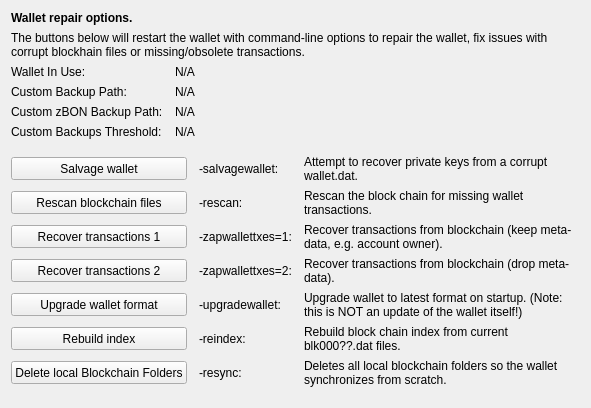
     <widget class="QWidget" name="tab_repair">
      <attribute name="title">
       <string>&amp;Wallet Repair</string>
      </attribute>
      <layout class="QGridLayout" name="gridLayout_4" columnstretch="0,0,0,0">
       <property name="horizontalSpacing">
        <number>12</number>
       </property>
       <item row="0" column="0" colspan="4">
        <widget class="QLabel" name="label_repair_header">
         <property name="font">
          <font>
           <weight>75</weight>
           <bold>true</bold>
          </font>
         </property>
         <property name="text">
          <string>Wallet repair options.</string>
         </property>
        </widget>
       </item>
       <item row="1" column="0" colspan="4">
        <widget class="QLabel" name="label_repair_helptext">
         <property name="font">
          <font>
           <weight>50</weight>
           <bold>false</bold>
          </font>
         </property>
         <property name="text">
          <string>The buttons below will restart the wallet with command-line options to repair the wallet, fix issues with corrupt blockhain files or missing/obsolete transactions.</string>
         </property>
         <property name="wordWrap">
          <bool>true</bool>
         </property>
        </widget>
       </item>
       <item row="2" column="0">
        <widget class="QLabel" name="wallet_path_label">
         <property name="text">
          <string>Wallet In Use:</string>
         </property>
        </widget>
       </item>
       <item row="2" column="1" colspan="3">
        <widget class="QLabel" name="wallet_path">
         <property name="cursor">
          <cursorShape>IBeamCursor</cursorShape>
         </property>
         <property name="text">
          <string>N/A</string>
         </property>
         <property name="textFormat">
          <enum>Qt::PlainText</enum>
         </property>
         <property name="textInteractionFlags">
          <set>Qt::LinksAccessibleByMouse|Qt::TextSelectableByKeyboard|Qt::TextSelectableByMouse</set>
         </property>
        </widget>
       </item>
       <item row="3" column="0">
        <widget class="QLabel" name="wallet_custombackuppath_label">
         <property name="text">
          <string>Custom Backup Path:</string>
         </property>
         <property name="visible">
          <bool>false</bool>
         </property>
        </widget>
       </item>
       <item row="3" column="1" colspan="3">
        <widget class="QLabel" name="wallet_custombackuppath">
         <property name="cursor">
          <cursorShape>IBeamCursor</cursorShape>
         </property>
         <property name="text">
          <string>N/A</string>
         </property>
         <property name="textFormat">
          <enum>Qt::PlainText</enum>
         </property>
         <property name="textInteractionFlags">
          <set>Qt::LinksAccessibleByMouse|Qt::TextSelectableByKeyboard|Qt::TextSelectableByMouse</set>
         </property>
         <property name="visible">
          <bool>false</bool>
         </property>
        </widget>
       </item>
       <item row="4" column="0">
        <widget class="QLabel" name="wallet_customzbonbackuppath_label">
         <property name="text">
          <string>Custom zBON Backup Path:</string>
         </property>
         <property name="visible">
          <bool>false</bool>
         </property>
        </widget>
       </item>
       <item row="4" column="1" colspan="3">
        <widget class="QLabel" name="wallet_customzbonbackuppath">
         <property name="cursor">
          <cursorShape>IBeamCursor</cursorShape>
         </property>
         <property name="text">
          <string>N/A</string>
         </property>
         <property name="textFormat">
          <enum>Qt::PlainText</enum>
         </property>
         <property name="textInteractionFlags">
          <set>Qt::LinksAccessibleByMouse|Qt::TextSelectableByKeyboard|Qt::TextSelectableByMouse</set>
         </property>
         <property name="visible">
          <bool>false</bool>
         </property>
        </widget>
       </item>
       <item row="5" column="0">
        <widget class="QLabel" name="wallet_custombackupthreshold_label">
         <property name="text">
          <string>Custom Backups Threshold:</string>
         </property>
         <property name="visible">
          <bool>false</bool>
         </property>
        </widget>
       </item>
       <item row="5" column="1" colspan="3">
        <widget class="QLabel" name="wallet_custombackupthreshold">
         <property name="cursor">
          <cursorShape>IBeamCursor</cursorShape>
         </property>
         <property name="text">
          <string>N/A</string>
         </property>
         <property name="textFormat">
          <enum>Qt::PlainText</enum>
         </property>
         <property name="textInteractionFlags">
          <set>Qt::LinksAccessibleByMouse|Qt::TextSelectableByKeyboard|Qt::TextSelectableByMouse</set>
         </property>
         <property name="visible">
          <bool>false</bool>
         </property>
        </widget>
       </item>
       <item row="6" column="0">
        <spacer name="verticalSpacer_repair1">
         <property name="orientation">
          <enum>Qt::Vertical</enum>
         </property>
         <property name="sizeHint" stdset="0">
          <size>
           <width>10</width>
           <height>10</height>
          </size>
         </property>
        </spacer>
       </item>
       <item row="7" column="0" colspan="2">
        <widget class="QPushButton" name="btn_salvagewallet">
         <property name="minimumSize">
          <size>
           <width>100</width>
           <height>23</height>
          </size>
         </property>
         <property name="text">
          <string>Salvage wallet</string>
         </property>
        </widget>
       </item>
       <item row="7" column="2">
        <widget class="QLabel" name="label_repair_salvage_command">
         <property name="text">
          <string notr="true">-salvagewallet:</string>
         </property>
        </widget>
       </item>
       <item row="7" column="3">
        <widget class="QLabel" name="label_repair_salvage">
         <property name="text">
          <string>Attempt to recover private keys from a corrupt wallet.dat.</string>
         </property>
         <property name="wordWrap">
          <bool>true</bool>
         </property>
        </widget>
       </item>
       <item row="8" column="0" colspan="2">
        <widget class="QPushButton" name="btn_rescan">
         <property name="minimumSize">
          <size>
           <width>100</width>
           <height>23</height>
          </size>
         </property>
         <property name="text">
          <string>Rescan blockchain files</string>
         </property>
        </widget>
       </item>
       <item row="8" column="2">
        <widget class="QLabel" name="label_repair_rescan_command">
         <property name="text">
          <string notr="true">-rescan:</string>
         </property>
        </widget>
       </item>
       <item row="8" column="3">
        <widget class="QLabel" name="label_repair_rescan">
         <property name="text">
          <string>Rescan the block chain for missing wallet transactions.</string>
         </property>
         <property name="wordWrap">
          <bool>true</bool>
         </property>
        </widget>
       </item>
       <item row="9" column="0" colspan="2">
        <widget class="QPushButton" name="btn_zapwallettxes1">
         <property name="minimumSize">
          <size>
           <width>100</width>
           <height>23</height>
          </size>
         </property>
         <property name="text">
          <string>Recover transactions 1</string>
         </property>
        </widget>
       </item>
       <item row="9" column="2">
        <widget class="QLabel" name="label_repair_zap1_command">
         <property name="text">
          <string notr="true">-zapwallettxes=1:</string>
         </property>
        </widget>
       </item>
       <item row="9" column="3">
        <widget class="QLabel" name="label_repair_zap1">
         <property name="text">
          <string>Recover transactions from blockchain (keep meta-data, e.g. account owner).</string>
         </property>
         <property name="wordWrap">
          <bool>true</bool>
         </property>
        </widget>
       </item>
       <item row="10" column="0" colspan="2">
        <widget class="QPushButton" name="btn_zapwallettxes2">
         <property name="minimumSize">
          <size>
           <width>100</width>
           <height>23</height>
          </size>
         </property>
         <property name="text">
          <string>Recover transactions 2</string>
         </property>
        </widget>
       </item>
       <item row="10" column="2">
        <widget class="QLabel" name="label_repair_zap2_command">
         <property name="text">
          <string notr="true">-zapwallettxes=2:</string>
         </property>
        </widget>
       </item>
       <item row="10" column="3">
        <widget class="QLabel" name="label_repair_zap2">
         <property name="text">
          <string>Recover transactions from blockchain (drop meta-data).</string>
         </property>
         <property name="wordWrap">
          <bool>true</bool>
         </property>
        </widget>
       </item>
       <item row="11" column="0" colspan="2">
        <widget class="QPushButton" name="btn_upgradewallet">
         <property name="minimumSize">
          <size>
           <width>100</width>
           <height>23</height>
          </size>
         </property>
         <property name="text">
          <string>Upgrade wallet format</string>
         </property>
        </widget>
       </item>
       <item row="11" column="2">
        <widget class="QLabel" name="label_repair_upgrade_command">
         <property name="text">
          <string notr="true">-upgradewallet:</string>
         </property>
        </widget>
       </item>
       <item row="11" column="3">
        <widget class="QLabel" name="label_repair_upgrade">
         <property name="text">
          <string>Upgrade wallet to latest format on startup. (Note: this is NOT an update of the wallet itself!)</string>
         </property>
         <property name="wordWrap">
          <bool>true</bool>
         </property>
        </widget>
       </item>
       <item row="12" column="0" colspan="2">
        <widget class="QPushButton" name="btn_reindex">
         <property name="minimumSize">
          <size>
           <width>100</width>
           <height>23</height>
          </size>
         </property>
         <property name="text">
          <string>Rebuild index</string>
         </property>
        </widget>
       </item>
       <item row="12" column="2">
        <widget class="QLabel" name="label_repair_reindex_command">
         <property name="text">
          <string notr="true">-reindex:</string>
         </property>
        </widget>
       </item>
       <item row="12" column="3">
        <widget class="QLabel" name="label_repair_reindex">
         <property name="text">
          <string>Rebuild block chain index from current blk000??.dat files.</string>
         </property>
         <property name="wordWrap">
          <bool>true</bool>
         </property>
        </widget>
       </item>
       <item row="13" column="0" colspan="2">
        <widget class="QPushButton" name="btn_resync">
         <property name="minimumSize">
          <size>
           <width>100</width>
           <height>23</height>
          </size>
         </property>
         <property name="text">
          <string>Delete local Blockchain Folders</string>
         </property>
        </widget>
       </item>
       <item row="13" column="2">
        <widget class="QLabel" name="label_repair_resync_command">
         <property name="text">
          <string>-resync:</string>
         </property>
        </widget>
       </item>
       <item row="13" column="3">
        <widget class="QLabel" name="label_repair_resync">
         <property name="text">
          <string>Deletes all local blockchain folders so the wallet synchronizes from scratch.</string>
         </property>
         <property name="wordWrap">
          <bool>true</bool>
         </property>
        </widget>
       </item>
       <item row="14" column="0">
        <spacer name="verticalSpacer_repair2">
         <property name="orientation">
          <enum>Qt::Vertical</enum>
         </property>
         <property name="sizeHint" stdset="0">
          <size>
           <width>20</width>
           <height>10</height>
          </size>
         </property>
        </spacer>
       </item>
      </layout>
     </widget>
